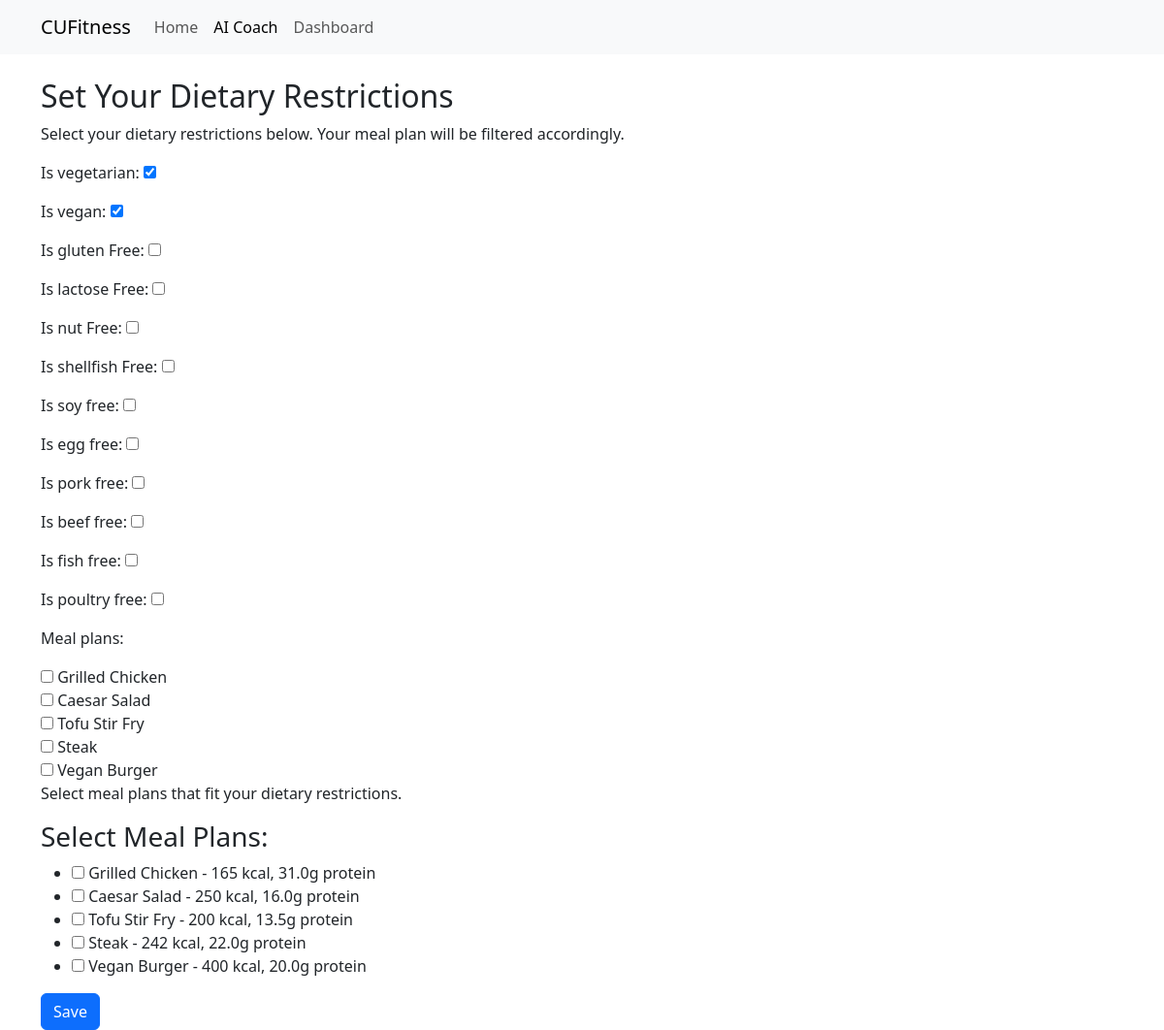
Screenshot of /MealPlan/set_dietary_restrictions/ (signed in) with the database file from the repository.
### MealPlan/models/DietaryRestrictions.py (models this page shows, shortened)
class DietaryRestrictions(models.Model):
    user = models.OneToOneField(settings.AUTH_USER_MODEL, on_delete = models.CASCADE, related_name = 'dietary_restrictions')
    meal_plans = models.ManyToManyField(DietaryRestrictions_MealPlan, blank=True)
    is_vegetarian = models.BooleanField(default=False)
    is_vegan = models.BooleanField(default=False)
    is_gluten_Free = models.BooleanField(default=False)
    is_lactose_Free = models.BooleanField(default=False)
    is_nut_Free = models.BooleanField(default=False)
    is_shellfish_Free = models.BooleanField(default=False)
    is_soy_free = models.BooleanField(default=False)
    is_egg_free = models.BooleanField(default=False)
    is_pork_free = models.BooleanField(default=False)
    is_beef_free = models.BooleanField(default=False)
    is_fish_free = models.BooleanField(default=False)
    is_poultry_free = models.BooleanField(default=False)

class DietaryRestrictions_MealPlan(models.Model):
    name = models.CharField(max_length=255)
    description = models.TextField(blank=True, null=True)
    calories = models.PositiveIntegerField(help_text="Calories per serving")
    protein = models.FloatField(validators=[MinValueValidator(0)], help_text="Protein in grams")
    is_vegetarian = models.BooleanField(default=False)
    is_vegan = models.BooleanField(default=False)
    contains_gluten = models.BooleanField(default=False)
    contains_lactose = models.BooleanField(default=False)
    contains_nuts = models.BooleanField(default=False)
    contains_shellfish = models.BooleanField(default=False)
    contains_soy = models.BooleanField(default=False)
    contains_eggs = models.BooleanField(default=False)
    contains_pork = models.BooleanField(default=False)
    contains_beef = models.BooleanField(default=False)
    contains_fish = models.BooleanField(default=False)
    contains_poultry = models.BooleanField(default=False)
    def __str__(self):
        return self.name

### MealPlan/views/DietaryRestrictions.py (the view)
# urls.py: path('set_dietary_restrictions/', set_dietary_restrictions, name='set_dietary_restrictions'),
@login_required
def set_dietary_restrictions(request):
    restrictions, created = DietaryRestrictions.objects.get_or_create(user=request.user)
    if request.method == 'POST':
        form = DietaryRestrictionsForm(request.POST, instance = restrictions)
        if form.is_valid():
            form.save()
            return redirect('meal_plan')
    else:
        form = DietaryRestrictionsForm(instance = restrictions)
    return render(request, 'mealplan/set_dietary_restrictions.html', {'form': form})

### MealPlan/forms/DietaryRestrictionsForm.py
class DietaryRestrictionsForm(forms.ModelForm):
    meal_plans = forms.ModelMultipleChoiceField(
        queryset = DietaryRestrictions_MealPlan.objects.all(),
        widget = forms.CheckboxSelectMultiple,
        required = False,
        help_text = "Select meal plans that fit your dietary restrictions."
    )
    class Meta:
        model = DietaryRestrictions
        fields = [
            'is_vegetarian', 'is_vegan', 'is_gluten_Free', 'is_lactose_Free',
            'is_nut_Free', 'is_shellfish_Free', 'is_soy_free', 'is_egg_free',
            'is_pork_free', 'is_beef_free', 'is_fish_free', 'is_poultry_free'
            ]

### templates/mealplan/set_dietary_restrictions.html (shortened to what this page needs)
{% extends "base.html" %}
{% block content %}
<h2>Set Your Dietary Restrictions</h2>
<p>Select your dietary restrictions below. Your meal plan will be filtered accordingly.</p>
<form method="post">
    {{ form.as_p }}
    <h3>Select Meal Plans:</h3>
    <ul>
        {% for meal in form.meal_plans.field.queryset %}
            <li>
                <label>
                    <input type="checkbox" name="{{ form.meal_plans.name }}" value="{{ meal.id }}"
                        {% if meal in form.meal_plans.value %}checked{% endif %}>
                    {{ meal.name }} - {{ meal.calories }} kcal, {{ meal.protein }}g protein
                </label>
            </li>
        {% endfor %}
    </ul>
    <button type="submit" class="btn btn-primary">Save</button>
</form>
{% endblock %}

### rows the page displays
DietaryRestrictions: is_vegetarian "☑", is_vegan "☑"
DietaryRestrictions_MealPlan: name "Grilled Chicken", calories "165", protein "31.0"
DietaryRestrictions_MealPlan: name "Caesar Salad", calories "250", protein "16.0"
DietaryRestrictions_MealPlan: name "Tofu Stir Fry", calories "200", protein "13.5"
DietaryRestrictions_MealPlan: name "Steak", calories "242", protein "22.0"
DietaryRestrictions_MealPlan: name "Vegan Burger", calories "400", protein "20.0"
